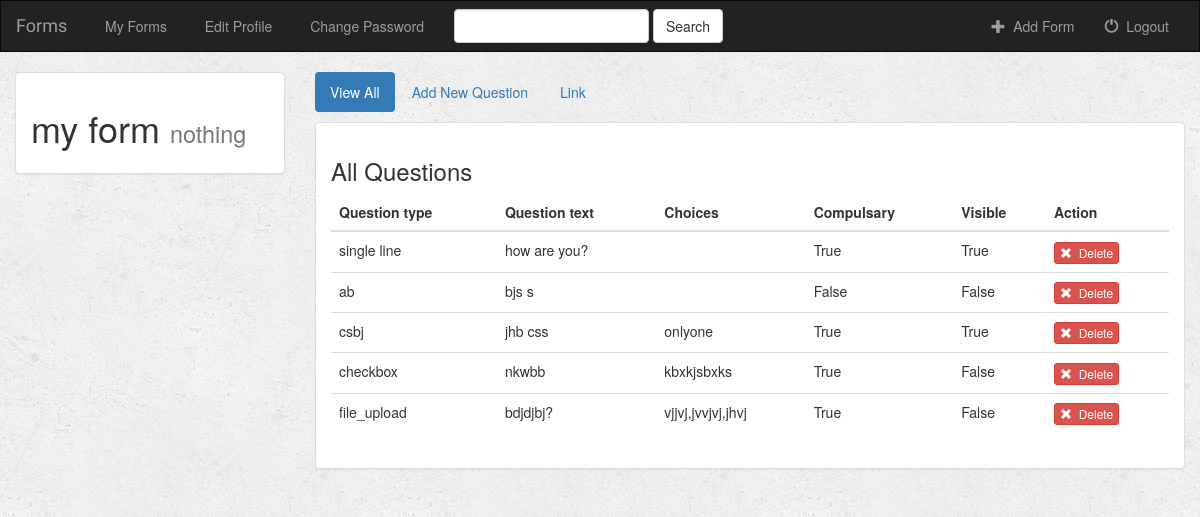
The app's page /music/8/ (signed in) with its own data.
### music/models.py (models this page shows, shortened)
class Gform(models.Model):
    user = models.ForeignKey(User, default=1)
    gform_name = models.CharField(max_length=50,default="")
    gform_desc = models.CharField(max_length=500,default="")
    def __str__(self):
        return self.gform_name + " " + self.gform_desc

class Question(models.Model):
    gform = models.ForeignKey(Gform, on_delete=models.CASCADE, default=1)
    ques_type = models.CharField(max_length=50, choices=TYPE_CHOICES, default="multiline")
    ques_text = models.CharField(max_length=500)
    choices = models.CharField(max_length=500,default="")
    is_req = models.BooleanField(default=False)
    is_vis = models.BooleanField(default=False)

### music/views.py (the view)
# urls.py: url(r'^(?P<gform_id>[0-9]+)/$', views.detail, name='detail'),
def detail(request, gform_id):
    if not request.user.is_authenticated():
        return render(request, 'music/login.html')
    else:
        user = request.user
        gform = get_object_or_404(Gform, pk=gform_id)
        return render(request, 'music/detail.html', {'gform': gform, 'user': user})

### music/templates/music/detail.html (shortened to what this page needs)
{% extends 'music/base.html' %}
{% block body %}
<div class="container-fluid songs-container">
    <div class="row">
        <div class="col-sm-4 col-md-3">
            <div class="panel panel-default">
                <div class="panel-body">
                    <h1>{{ gform.gform_name }} <small>{{ gform.gform_desc }}</small></h1>
                </div>
            </div>
        </div>
        <div class="col-sm-8 col-md-9">
            <ul class="nav nav-pills" style="margin-bottom: 10px;">
                <li role="presentation" class="active"><a href="{% url 'music:detail' gform.id %}">View All</a></li>
                <li role="presentation"><a href="{% url 'music:create_question' gform.id %}">Add New Question</a></li>
                <li role="presentation"><a href="{% url 'music:filler' gform.id user.id  %}">Link</a></li>
            </ul>
            <div class="panel panel-default">
                <div class="panel-body">
                    <h3>All Questions</h3>
                    <div class="table-responsive">
                        <div style="overflow-x:auto;">
                    <table class="table">
                        <thead>
                        <tr>
                            <th>Question type</th>
                            <th>Question text</th>
                            <th> Choices </th>
                            <th>Compulsary</th>
                            <th>Visible</th>
                            <th>Action</th>
                        </tr>
                        </thead>
                        <tbody>
                        {% for question in gform.question_set.all %}
                            <tr>
                                <td>{{ question.ques_type }}</td>
                                <td>
                                    {{ question.ques_text }}
                                </td>
                                <td>
                                   {{ question.choices }}
                                </td>
                                <td>
                                {% if question.is_req %} True
                                {% else %} False
                                {% endif %}</td>
                                <td>
                                    {% if question.is_vis %} True
                                {% else %} False
                                {% endif %}
                                </td>
                                <td> <form action="{% url 'music:delete_question' gform.id question.id %}" method="post" style="display: inline;">
                                        <button type="submit" class="btn btn-danger btn-xs">
                                            <span class="glyphicon glyphicon-remove"></span>&nbsp; Delete
                                        </button>
                                    </form>
                                   </td>
                            </tr>
                        {% endfor %}
                        </tbody>
                    </table>
                </div></div>
                </div>
            </div>
        </div>
    </div>
</div>
{% endblock %}

### music/static/music/style.css (style rules this page uses)
body { background: white url("images/background.png"); }

### records on screen
Gform: gform_name "my form", gform_desc "nothing"
Question: ques_type "single line", ques_text "how are you?", is_req "True", is_vis "True"
Question: ques_type "ab", ques_text "bjs s", is_req "False", is_vis "False"
Question: ques_type "csbj", ques_text "jhb css", choices "onlyone", is_req "True", is_vis "True"
Question: ques_type "checkbox", ques_text "nkwbb", choices "kbxkjsbxks", is_req "True", is_vis "False"
Question: ques_type "file_upload", ques_text "bdjdjbj?", choices "vjjvj,jvvjvj,jhvj", is_req "True", is_vis "False"
